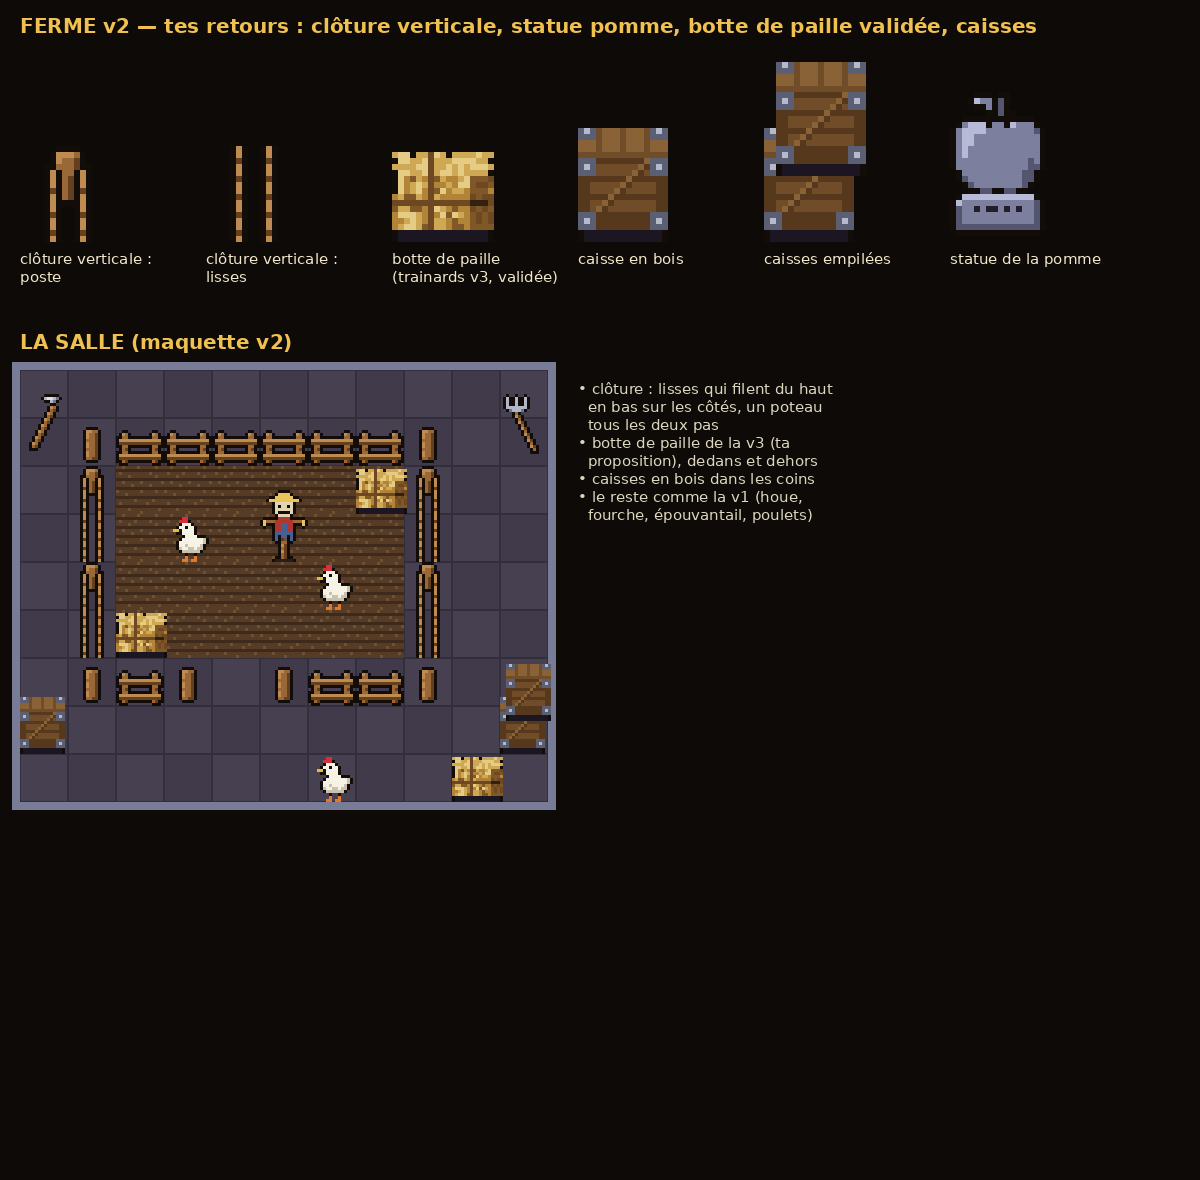

Recreate this plot in Python.
"""Planche « ferme_v2 » (Thomas, 2026-11-13, retours sur la v1) : clôture verticale revue, statue de la POMME (à la place
du Kobold au trognon), la botte de paille déjà validée (`trainards_v3.hay_bale`, d'après son inspiration), des caisses
en bois dans la ferme.  python3 art/ferme_v2.py → art/ferme_v2.png"""
import os
import sys

sys.path.insert(0, os.path.dirname(os.path.abspath(__file__)))
from PIL import Image, ImageDraw, ImageFont  # noqa: E402

import ferme_v1 as v1  # noqa: E402
from trainards_v3 import crate_stack_v3, crate_v3, hay_bale  # noqa: E402

# Clôture vue de haut, dans un pan vertical : les deux lisses filent de haut en bas, un poteau (plus haut, on voit son
# chapeau et sa face) tous les deux pas de clôture ; ici, la case avec le poteau, et la case de lisses seules.
FENCE_V_POST = [
    "......KKKK......",
    ".....KWWWBK.....",
    ".....KWBBbK.....",
    "....KKBBBbKK....",
    "....KWKBBKWK....",
    "....KWKBbKWK....",
    "....KWKBbKWK....",
    "....KbKBbKbK....",
    "....KWKBbKWK....",
    "....KWKKKKWK....",
    "....KWK..KWK....",
    "....KbK..KbK....",
    "....KWK..KWK....",
    "....KWK..KWK....",
    "....KbK..KbK....",
    "....KWK..KWK....",
]
FENCE_V_RAIL = [
    "....KWK..KWK....",
    "....KWK..KWK....",
    "....KbK..KbK....",
    "....KWK..KWK....",
    "....KWK..KWK....",
    "....KbK..KbK....",
    "....KWK..KWK....",
    "....KWK..KWK....",
    "....KbK..KbK....",
    "....KWK..KWK....",
    "....KWK..KWK....",
    "....KbK..KbK....",
    "....KWK..KWK....",
    "....KWK..KWK....",
    "....KbK..KbK....",
    "....KWK..KWK....",
]

# La statue de la POMME : une grosse pomme de pierre bien ronde, sa queue et sa feuille à gauche, sur un socle gravé
# (pas de bouchée : rien qui rappelle un logo connu).
STATUE_APPLE = [
    "................",
    "................",
    "....KKK.KK......",
    "...KhssKdK......",
    "....KKsKdK......",
    "......KKdKK.....",
    "..KKKKKKKKKKKK..",
    ".KshhhKssKhsssK.",
    "KshhhhssssssssdK",
    "KshhsssssssssssK",
    "KshhsssssssssssK",
    "KshssssssssssssK",
    "KshssssssssssssK",
    "KssssssssssssdsK",
    "KssssssssssssddK",
    ".KssssssssssddK.",
    ".KdsssssssssddK.",
    "..KdssssssssdK..",
    "...KKddKKddKK...",
    ".KhhhhhhhhhhhhK.",
    "KhssssssssssssdK",
    "KdssxsxxsxsxssdK",
    "KdssssssssssssdK",
    "KdssssssssssssdK",
    "KddddddddddddddK",
    ".KKKKKKKKKKKKKK.",
    "................",
]


def main():
    font = ImageFont.truetype("/usr/share/fonts/truetype/dejavu/DejaVuSans.ttf", 15)
    bold = ImageFont.truetype("/usr/share/fonts/truetype/dejavu/DejaVuSans-Bold.ttf", 20)
    W, H = 1200, 1180
    out = Image.new("RGB", (W, H), (13, 10, 8))
    d = ImageDraw.Draw(out)
    S = v1.S
    hay = hay_bale().img()
    crate = crate_v3().img()
    stack = crate_stack_v3().img()

    def put_img(img, x, y, label, scale=S):
        big = img.resize((img.width * scale, img.height * scale), Image.NEAREST)
        out.paste(big, (x, y + 32 * scale - big.height), big)
        d.text((x, y + 32 * scale + 8), label, fill=(240, 230, 200), font=font)

    d.text((20, 14), "FERME v2 — tes retours : clôture verticale, statue pomme, botte de paille validée, caisses", fill=(240, 192, 80), font=bold)
    x = 20
    for img, lab in [
        (v1.sprite(FENCE_V_POST), "clôture verticale :\nposte"),
        (v1.sprite(FENCE_V_RAIL), "clôture verticale :\nlisses"),
        (hay, "botte de paille\n(trainards v3, validée)"),
        (crate, "caisse en bois"),
        (stack, "caisses empilées"),
        (v1.sprite(STATUE_APPLE), "statue de la pomme"),
    ]:
        put_img(img, x, 50, lab)
        x += 16 * S + 90

    # La maquette refaite.
    d.text((20, 330), "LA SALLE (maquette v2)", fill=(240, 192, 80), font=bold)
    sc = 3
    T = 16 * sc
    ox, oy = 20, 370
    cols, rows_ = 11, 9
    for j in range(rows_):
        for i in range(cols):
            c = (64, 58, 74) if (i + j) % 2 else (70, 64, 80)
            d.rectangle([ox + i * T, oy + j * T, ox + i * T + T - 1, oy + j * T + T - 1], fill=c, outline=(50, 46, 60))
    d.rectangle([ox - 8, oy - 8, ox + cols * T + 7, oy + rows_ * T + 7], outline=(120, 124, 150), width=8)

    def at(img, i, j, dx=0):
        big = img.resize((img.width * sc, img.height * sc), Image.NEAREST)
        out.paste(big, (ox + i * T + dx * sc, oy + (j + 1) * T - big.height), big)

    fx, fy, fw, fh = 2, 2, 6, 4
    for j in range(fy, fy + fh):
        for i in range(fx, fx + fw):
            at(v1.sprite(v1.SOIL if (i * 3 + j) % 4 else v1.SPROUT), i, j)
    for j in range(fy - 1, fy + fh + 1):
        for i in (fx - 1, fx + fw):
            if j in (fy - 1, fy + fh):
                continue
            at(v1.sprite(FENCE_V_POST if (j - fy) % 2 == 0 else FENCE_V_RAIL), i, j)
    for i in range(fx - 1, fx + fw + 1):
        corner = i in (fx - 1, fx + fw)
        at(v1.sprite(v1.FENCE_POST if corner else v1.FENCE_H), i, fy - 1)
        if i == fx + 2:
            continue  # l'ouverture
        at(v1.sprite(v1.FENCE_POST if corner or i in (fx + 1, fx + 3) else v1.FENCE_H), i, fy + fh)
    at(v1.sprite(v1.SCARECROW), fx + 3, fy + 1)
    at(hay, fx, fy + 3)
    at(hay, fx + 5, fy)
    at(v1.sprite(v1.CHICKEN), fx + 1, fy + 1)
    at(v1.sprite(v1.CHICKEN), fx + 4, fy + 2)
    at(v1.sprite(v1.HOE), 0, 1)
    at(v1.sprite(v1.FORK), 10, 1)
    at(stack, 10, 7)
    at(crate, 0, 7)
    at(hay, 9, 8)
    at(v1.sprite(v1.CHICKEN), 6, 8)
    d.text((ox + cols * T + 30, oy + 10), "• clôture : lisses qui filent du haut\n  en bas sur les côtés, un poteau\n  tous les deux pas\n• botte de paille de la v3 (ta\n  proposition), dedans et dehors\n• caisses en bois dans les coins\n• le reste comme la v1 (houe,\n  fourche, épouvantail, poulets)", fill=(220, 214, 190), font=font)
    out.save("art/ferme_v2.png")


if __name__ == "__main__":
    main()
